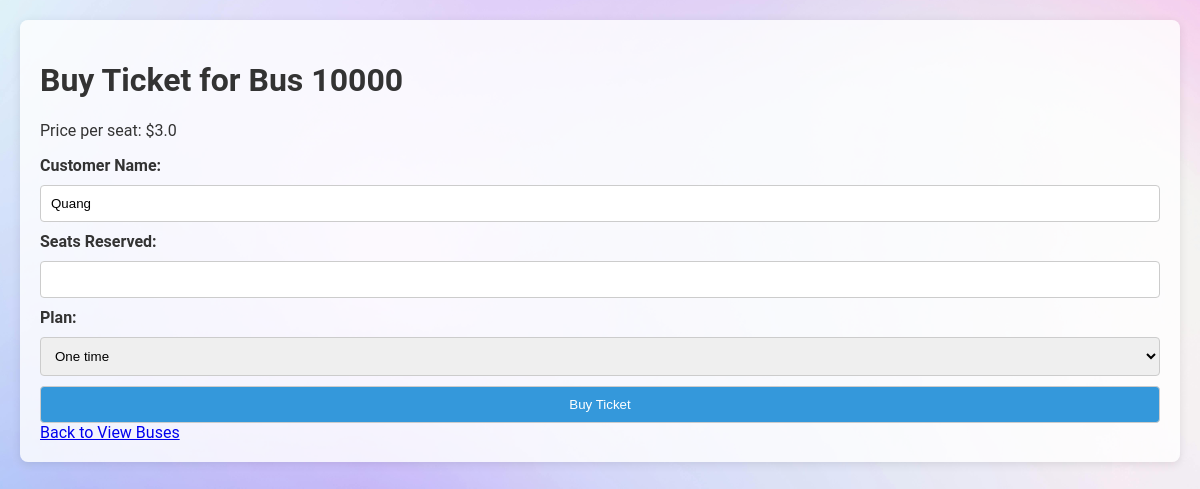
Before: /buy_ticket/6 (signed in) with the older database file.
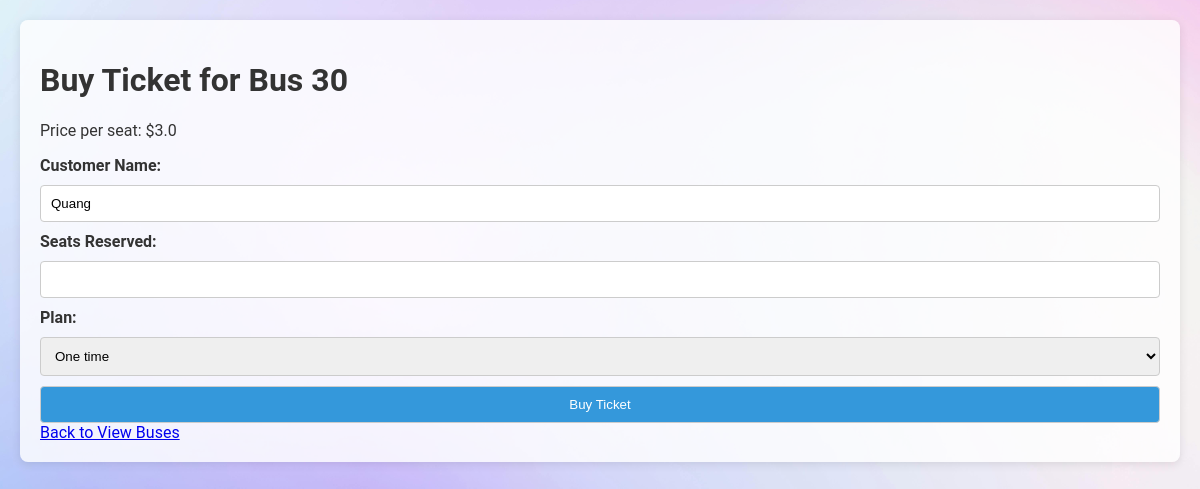
After: the same page with the newer database file.
### tables this page shows
CREATE TABLE buses (
            id INTEGER PRIMARY KEY,
            bus_number TEXT NOT NULL,
            route TEXT NOT NULL,
            total_seats INTEGER NOT NULL,
            available_seats INTEGER NOT NULL
        , time TEXT, price REAL DEFAULT 0.0);

### app.py (the view, shortened to what this page needs)
@app.route('/buy_ticket/<int:bus_id>', methods=['GET', 'POST'])
def buy_ticket(bus_id):
    user_id = session.get('user_id')
    if not user_id:
        flash('You need to log in to buy a ticket.')
        return redirect(url_for('login'))
    user = UserDAO.get_user_by_id(user_id)
    if user is None:
        flash('User not found.')
        return redirect(url_for('login'))
    bus = BusDAO.get_bus(bus_id)
    if bus is None:
        flash('Bus not found.')
        return redirect(url_for('view_buses_route'))
    return render_template('buy_ticket.html', bus=bus, user=user)

### app.py (called while the page is built)
@app.before_request
def load_routes_into_trie():
    buses = BusDAO.view_buses()
    for bus in buses:
        trie.insert(bus[2])

### databases/bus_dao.py (called while the page is built)
    @staticmethod
    def view_buses(sort_by=None, search_query=None):
        conn = sqlite3.connect('bus_reservation.db')
        cursor = conn.cursor()
        query = 'SELECT * FROM buses'
        params = []
        if search_query:
            query += ' WHERE route LIKE ?'
            params.append(f'%{search_query}%')
        if sort_by:
            query += f' ORDER BY {sort_by}'
        cursor.execute(query, params)
        buses = cursor.fetchall()
        conn.close()
        return buses

    @staticmethod
    def get_bus(bus_id):
        conn = sqlite3.connect('bus_reservation.db')
        cursor = conn.cursor()
        cursor.execute('SELECT * FROM buses WHERE id = ?', (bus_id,))
        bus = cursor.fetchone()
        conn.close()
        return bus

### databases/user_dao.py (called while the page is built)
    @staticmethod
    def get_user_by_id(user_id):
        conn = sqlite3.connect('bus_reservation.db')
        cursor = conn.cursor()
        cursor.execute('SELECT * FROM users WHERE id = ?', (user_id,))
        user = cursor.fetchone()
        conn.close()
        return user

### templates/buy_ticket.html (shortened to what this page needs)
<!DOCTYPE html>
<html lang="en">
<head>
    <link rel="stylesheet" type="text/css" href="{{ url_for('static', filename='styles.css') }}">
</head>
<body>
    <div class="container">
        <h1>Buy Ticket for Bus {{ bus[1] }}</h1>
        <p>Price per seat: ${{ bus[6] }}</p>
        <form action="{{ url_for('buy_ticket', bus_id=bus[0]) }}" method="POST">
            <label for="customer_name">Customer Name:</label>
            <input type="text" id="customer_name" name="customer_name" value="{{ user[7] }}" required>
            <label for="seats_reserved">Seats Reserved:</label>
            <input type="number" id="seats_reserved" name="seats_reserved" required>
            <label for="plan">Plan:</label>
            <select id="plan" name="plan" required>
                <option value="one_time">One time</option>
            </select>
            <button type="submit">Buy Ticket</button>
        </form>
        <a href="{{ url_for('view_buses_route') }}">Back to View Buses</a>
    </div>
</body>
</html>

Changed rows visible on the page:
changed buses: bus_number "10000" → "30"
